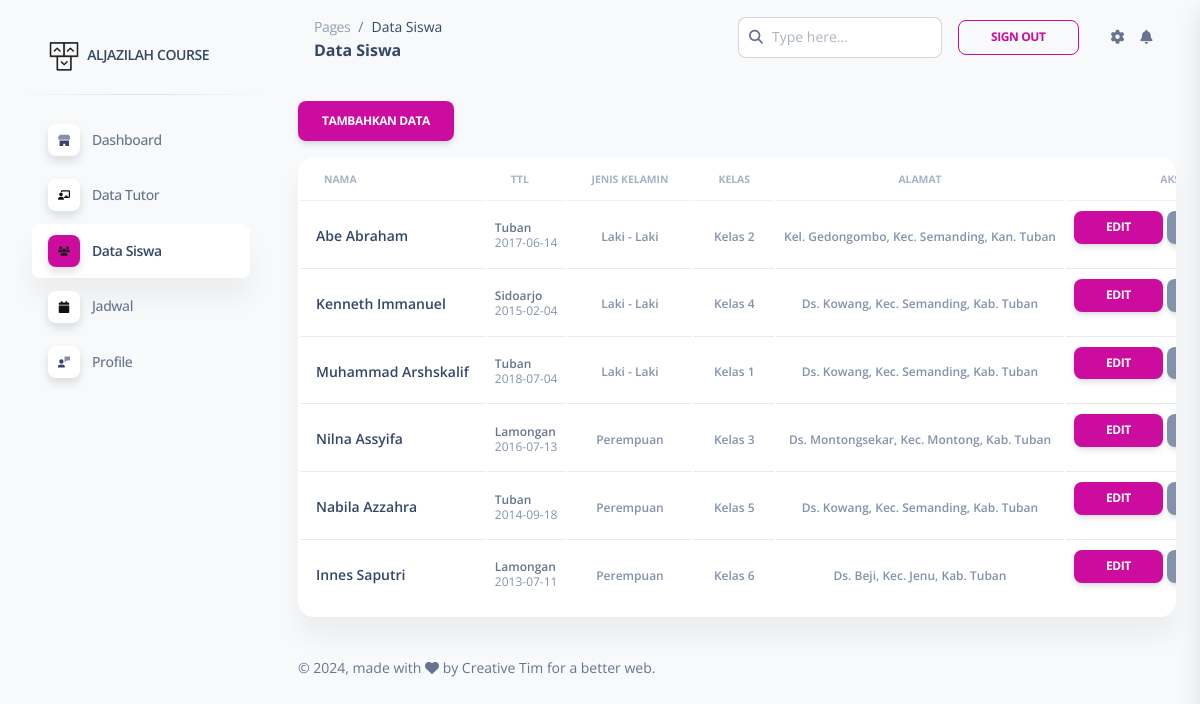
Screenshot of /app/pages/data_siswa.php with the database file from the repository.
### tables this page shows
CREATE TABLE `tb_siswa` (
  `id` int(5) NOT NULL,
  `nama` varchar(50) NOT NULL,
  `tempat` varchar(50) NOT NULL,
  `tgl` date NOT NULL,
  `jnskel` enum('Laki - Laki','Perempuan','','') NOT NULL,
  `kelas` enum('Kelas 1','Kelas 2','Kelas 3','Kelas 4','Kelas 5','Kelas 6') NOT NULL,
  `alamat` varchar(50) NOT NULL
);

### app/pages/data_siswa.php (the view, shortened to what this page needs)
<!DOCTYPE html>
<html lang="en">
<?php
include('header.php');
?>
<?php
include('../../conf/config.php');
?>
<body class="g-sidenav-show  bg-gray-100">
  <aside class="sidenav navbar navbar-vertical navbar-expand-xs border-0 border-radius-xl my-3 fixed-start ms-3 " id="sidenav-main">
    <div class="sidenav-header">
      <a class="navbar-brand m-0" href=" https://demos.creative-tim.com/soft-ui-dashboard/pages/dashboard.html " target="_blank">
        <img src="../assets/img/logo-ct-dark.png" class="navbar-brand-img h-100" alt="main_logo">
        <span class="ms-1 font-weight-bold">ALJAZILAH COURSE</span>
      </a>
    </div>
    <hr class="horizontal dark mt-0">
    <div class="collapse navbar-collapse  w-auto " id="sidenav-collapse-main">
      <ul class="navbar-nav">
        <li class="nav-item">
          <a class="nav-link  " href="../pages/dashboard.php">
            <div class="icon icon-shape icon-sm shadow border-radius-md bg-white text-center me-2 d-flex align-items-center justify-content-center">
            </div>
            <span class="nav-link-text ms-1">Dashboard</span>
          </a>
        </li>
        <li class="nav-item">
          <a class="nav-link" href="../pages/data_tutor.php">
            <div class="icon icon-shape icon-sm shadow border-radius-md bg-white text-center me-2 d-flex align-items-center justify-content-center">
            </div>
            <span class="nav-link-text ms-1">Data Tutor</span>
          </a>
        </li>
        <li class="nav-item">
          <a class="nav-link active " href="../pages/data_siswa.php">
            <div class="icon icon-shape icon-sm shadow border-radius-md bg-white text-center me-2 d-flex align-items-center justify-content-center">
            </div>
            <span class="nav-link-text ms-1">Data Siswa</span>
          </a>
        </li>
        <li class="nav-item">
          <a class="nav-link  " href="../pages/jadwal.php">
            <div class="icon icon-shape icon-sm shadow border-radius-md bg-white text-center me-2 d-flex align-items-center justify-content-center">
            </div>
            <span class="nav-link-text ms-1">Jadwal</span>
          </a>
        </li>
        <li class="nav-item">
          <a class="nav-link  " href="../pages/profile.php">
            <div class="icon icon-shape icon-sm shadow border-radius-md bg-white text-center me-2 d-flex align-items-center justify-content-center">
            </div>
            <span class="nav-link-text ms-1">Profile</span>
          </a>
        </li>
  </aside>
  <main class="main-content position-relative max-height-vh-100 h-100 border-radius-lg ">
    <nav class="navbar navbar-main navbar-expand-lg px-0 mx-4 shadow-none border-radius-xl" id="navbarBlur" navbar-scroll="true">
      <div class="container-fluid py-1 px-3">
        <nav aria-label="breadcrumb">
          <ol class="breadcrumb bg-transparent mb-0 pb-0 pt-1 px-0 me-sm-6 me-5">
            <li class="breadcrumb-item text-sm"><a class="opacity-5 text-dark" href="javascript:;">Pages</a></li>
            <li class="breadcrumb-item text-sm text-dark active" aria-current="page">Data Siswa</li>
          </ol>
          <h6 class="font-weight-bolder mb-0">Data Siswa</h6>
        </nav>
        <div class="collapse navbar-collapse mt-sm-0 mt-2 me-md-0 me-sm-4" id="navbar">
          <div class="ms-md-auto pe-md-3 d-flex align-items-center">
            <div class="input-group">
              <span class="input-group-text text-body"><i class="fas fa-search" aria-hidden="true"></i></span>
              <input type="text" class="form-control" placeholder="Type here...">
            </div>
          </div>
          <ul class="navbar-nav  justify-content-end">
            <li class="nav-item d-flex align-items-center">
              <a class="btn btn-outline-primary btn-sm mb-0 me-3" target="_blank" href="../../conf/logout.php">Sign Out</a>
            </li>
            <li class="nav-item px-3 d-flex align-items-center">
              <a href="javascript:;" class="nav-link text-body p-0">
                <i class="fa fa-cog fixed-plugin-button-nav cursor-pointer"></i>
              </a>
            </li>
            <li class="nav-item dropdown pe-2 d-flex align-items-center">
              <a href="javascript:;" class="nav-link text-body p-0" id="dropdownMenuButton" data-bs-toggle="dropdown" aria-expanded="false">
                <i class="fa fa-bell cursor-pointer"></i>
              </a>
            </li>
          </ul>
        </div>
      </div>
    </nav>
    <div class="container-fluid">
      <br>
      <button type="button" class="btn btn-primary" data-bs-toggle="modal" data-bs-target="#exampleModal">
        Tambahkan Data
      </button>
      <div class="row">
        <div class="col-12">
          <div class="card mb-4">
            <div class="card-body px-0 pt-0 pb-2">
              <div class="table-responsive p-0">
                <table class="table align-items-center mb-0">
                  <thead>
                    <tr>
                      <th class="text-uppercase text-secondary text-xxs font-weight-bolder opacity-7">Nama</th>
                      <th class="text-uppercase text-secondary text-xxs font-weight-bolder opacity-7">TTL</th>
                      <th class="text-uppercase text-secondary text-xxs font-weight-bolder opacity-7">Jenis Kelamin</th>
                      <th class="text-center text-uppercase text-secondary text-xxs font-weight-bolder opacity-7">Kelas</th>
                      <th class="text-center text-uppercase text-secondary text-xxs font-weight-bolder opacity-7">Alamat</th>
                      <th class="text-center text-uppercase text-secondary text-xxs font-weight-bolder opacity-7">Aksi</th>
                    </tr>
                  </thead>
                  <tbody>
                    <?php
                    $query = mysqli_query($koneksi, "SELECT * FROM tb_siswa");
                    while ($siswa = mysqli_fetch_array($query)) {
                    ?>
                      <tr>
                        <td>
                          <div class="d-flex px-2 py-1">
                            <div class="d-flex flex-column justify-content-center">
                              <h6 class="mb-0 text-sm"><?php echo $siswa['nama']; ?></h6>
                            </div>
                          </div>
                        </td>
                        <td>
                          <p class="text-xs font-weight-bold mb-0"><?php echo $siswa['tempat']; ?></p>
                          <p class="text-xs text-secondary mb-0"><?php echo $siswa['tgl']; ?></p>
                        </td>
                        <td class="align-middle text-center">
                          <span class="text-secondary text-xs font-weight-bold"><?php echo $siswa['jnskel']; ?></span>
                        </td>
                        <td class="align-middle text-center">
                          <span class="text-secondary text-xs font-weight-bold"><?php echo $siswa['kelas']; ?></span>
                        </td>
                        <td class="align-middle text-center">
                          <span class="text-secondary text-xs font-weight-bold"><?php echo $siswa['alamat']; ?></span>
                        </td>
                        <td class="align-middle">
                          <a href="edit_siswa.php?id=<?php echo $siswa['id']; ?>" type="button" class="btn btn-primary btn-sm">Edit</a>
                          <a href="../crud/delete_siswa.php?id=<?php echo $siswa['id']; ?>" type="button" class="btn btn-secondary btn-sm">Hapus</a>
                        </td>
                      </tr>
                    <?php } ?>
                  </tbody>
                </table>
              </div>
            </div>
          </div>
        </div>
      </div>
    </div>
    <footer class="footer pt-3  ">
      <div class="container-fluid">
        <div class="row align-items-center justify-content-lg-between">
          <div class="col-lg-6 mb-lg-0 mb-4">
            <div class="copyright text-center text-sm text-muted text-lg-start">
              © ,
              made with <i class="fa fa-heart"></i> by Creative Tim for a better web.
            </div>
          </div>
        </div>
      </div>
    </footer>
  </main>
</body>
</html>

### app/pages/header.php (shortened to what this page needs)
<head>
    <link href="../assets/css/nucleo-icons.css" rel="stylesheet" />
    <link href="../assets/css/nucleo-svg.css" rel="stylesheet" />
    <link href="../assets/css/nucleo-svg.css" rel="stylesheet" />
    <link id="pagestyle" href="../assets/css/soft-ui-dashboard.css?v=1.0.7" rel="stylesheet" />
</head>

### app/assets/css/nucleo-svg.css (style rules this page uses)
.icon { display: inline-block; color: #111111; height: 1em; width: 1em; }
.icon-sm { height: 0.8em; width: 0.8em; }
.icon { fill: currentColor; stroke: none; }

### rows the page displays
tb_siswa: nama "Abe Abraham", tempat "Tuban", tgl "2017-06-14", jnskel "Laki - Laki", kelas "Kelas 2", alamat "Kel. Gedongombo, Kec. Semanding, Kan. Tuban"
tb_siswa: nama "Kenneth Immanuel", tempat "Sidoarjo", tgl "2015-02-04", jnskel "Laki - Laki", kelas "Kelas 4", alamat "Ds. Kowang, Kec. Semanding, Kab. Tuban"
tb_siswa: nama "Muhammad Arshskalif", tempat "Tuban", tgl "2018-07-04", jnskel "Laki - Laki", kelas "Kelas 1", alamat "Ds. Kowang, Kec. Semanding, Kab. Tuban"
tb_siswa: nama "Nilna Assyifa", tempat "Lamongan", tgl "2016-07-13", jnskel "Perempuan", kelas "Kelas 3", alamat "Ds. Montongsekar, Kec. Montong, Kab. Tuban"
tb_siswa: nama "Nabila Azzahra", tempat "Tuban", tgl "2014-09-18", jnskel "Perempuan", kelas "Kelas 5", alamat "Ds. Kowang, Kec. Semanding, Kab. Tuban"
tb_siswa: nama "Innes Saputri", tempat "Lamongan", tgl "2013-07-11", jnskel "Perempuan", kelas "Kelas 6", alamat "Ds. Beji, Kec. Jenu, Kab. Tuban"
